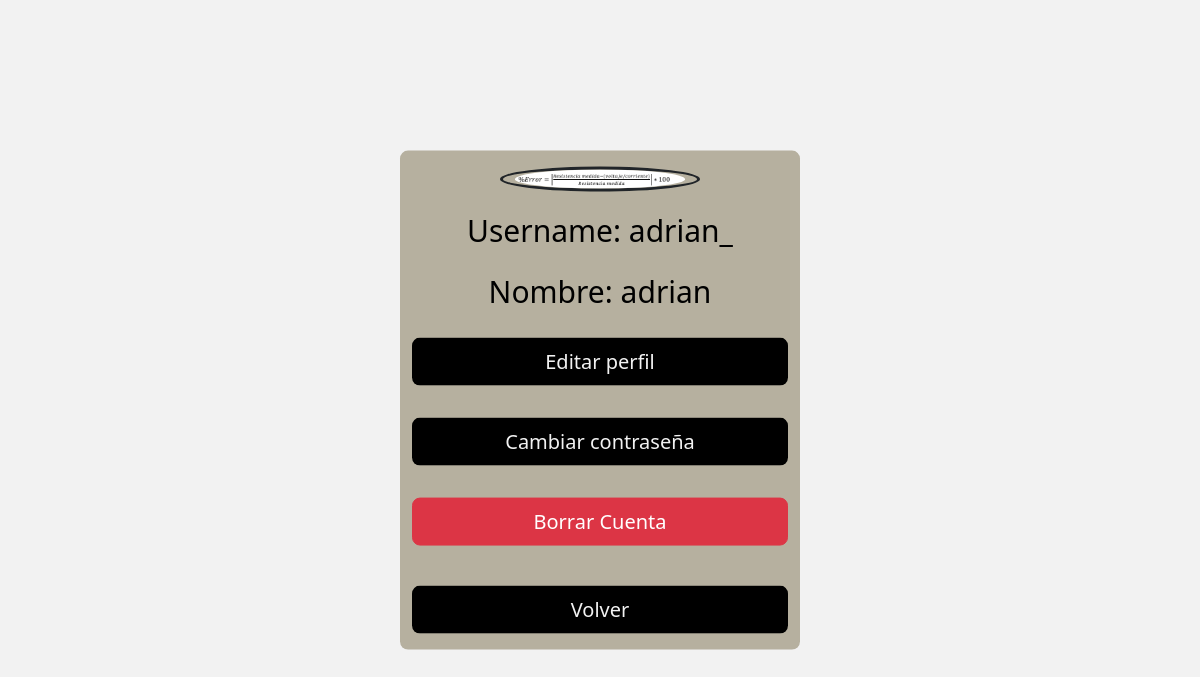
The app's page /miporfile (signed in) with its own data.
### applications/user/models.py (models this page shows, shortened)
class user(models.Model):
    name=models.CharField(max_length=30, null=False)
    userName=models.CharField(max_length=30,null=False,unique=True)
    email=models.EmailField(max_length=50,null=False,unique=True)
    picture=models.ImageField(upload_to='usersPic/', default='default/profile-icon.webp',null=True,blank=True)
    password=models.CharField(max_length=200,null=False)
    creationDate=models.DateTimeField(null=False,auto_now_add=True)
    isActive=models.BooleanField(default=False,null=False)
    LastSignDate=models.DateTimeField(auto_now_add=True,null=False)
    is_visble=models.BooleanField(default=True,null=False)

### applications/user/views.py (the view)
# urls.py: path('miporfile',views.MiPorfile.as_view(), name='miporfile')
class MiPorfile(TemplateView):
    template_name='user/miporfile.html'

### applications/user/context.py (called while the page is built)
def user_custom_context(request):
    user_obj = None
    user_id = request.session.get('user_id')
    if user_id:
        try:
            user_obj = user.objects.get(id=user_id)
        except user.DoesNotExist:
            pass
    return {'user_custom': user_obj}

### templates/user/miporfile.html (shortened to what this page needs)
  {% load django_bootstrap5 %}
{% bootstrap_css %}
{% if request.session.user_id %}
  <body class="bg-color">
    <div class="container rounded-3 bg-color2 col-4 position-absolute top-50 start-50 translate-middle">
    <div class="row align-items-center ">
  {% load static %}
  <img src="{{ user_custom.picture.url }}" alt="Foto de perfil" class="border border-dark border-3 rounded-circle w-50 h-50 mx-auto mt-3 mb-2">
    <div class="p-2 d-flex justify-content-center textt">Username: {{ user_custom.userName }}</div>
    <div class="p-2 d-flex justify-content-center textt">Nombre: {{ user_custom.name}}</div>
    <div class="d-flex gap-4 mt-3 mb-3">
    <a href="{% url 'user_app:editar_perfil' %}" class="btn btn-lg bcolor w-100">Editar perfil</a>
</div>
<div class="d-flex gap-4 mt-3 mb-3">
    <a href="{% url 'user_app:change_password' %}" class="btn btn-lg bcolor w-100">Cambiar contraseña</a></div>
<div class="d-flex gap-4 mt-3 mb-2">
    <form method="post" action="{% url 'user_app:delete_user' %}" onsubmit="return confirmDelete();" class="w-100">
  <button type="submit" class="btn btn-lg btn-danger w-100">Borrar Cuenta</button>
</form>
</div>
<div class="d-flex gap-4 mt-3 mb-3">
    <a href="{% url 'mensaje_app:panel' %}" class="btn btn-lg bcolor w-100">Volver</a>
</div>
  </div>
</div>
  </body>
{% else %}
  {% include 'home/nologeduser.html' %}
{% endif %}

### templates/user/miporfile.html (style rules this page uses)
.bg-color { background-color: F2F2F2; }
.bg-color2 { background-color: B6B09F; }
.textt { color: 000000; font-size: 30px; }
.bcolor { background-color: 000000; color: F2F2F2; width: 200; }

### records on screen
user: picture (picture), userName "adrian_", name "adrian"
